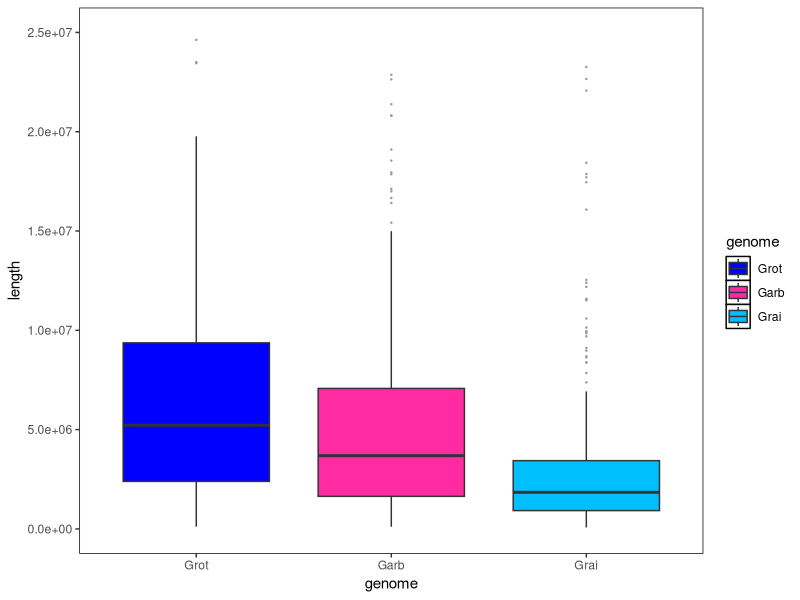

Recreate this plot in R.

library(ggplot2)
library(plyr)

mydata <- read.table("A2_D5_K2_syntenicBlocks_Lens.txt",header=TRUE,row.names=1)

neworder <- c("Grot","Garb","Grai")

newdata <- arrange(transform(mydata,genome=factor(genome,levels=neworder)),genome)


ggplot(newdata,aes(genome,length,fill=genome))+geom_boxplot(outlier.colour ="grey60",outlier.size = 0.2)+
  ylim(c(0,25000000))+scale_fill_manual(values=c("blue","#FF2BA3","#00BFFF"))+
  theme(panel.background=element_rect(fill="white",color="black"),
        panel.grid.major = element_blank(),panel.grid.minor = element_blank())


